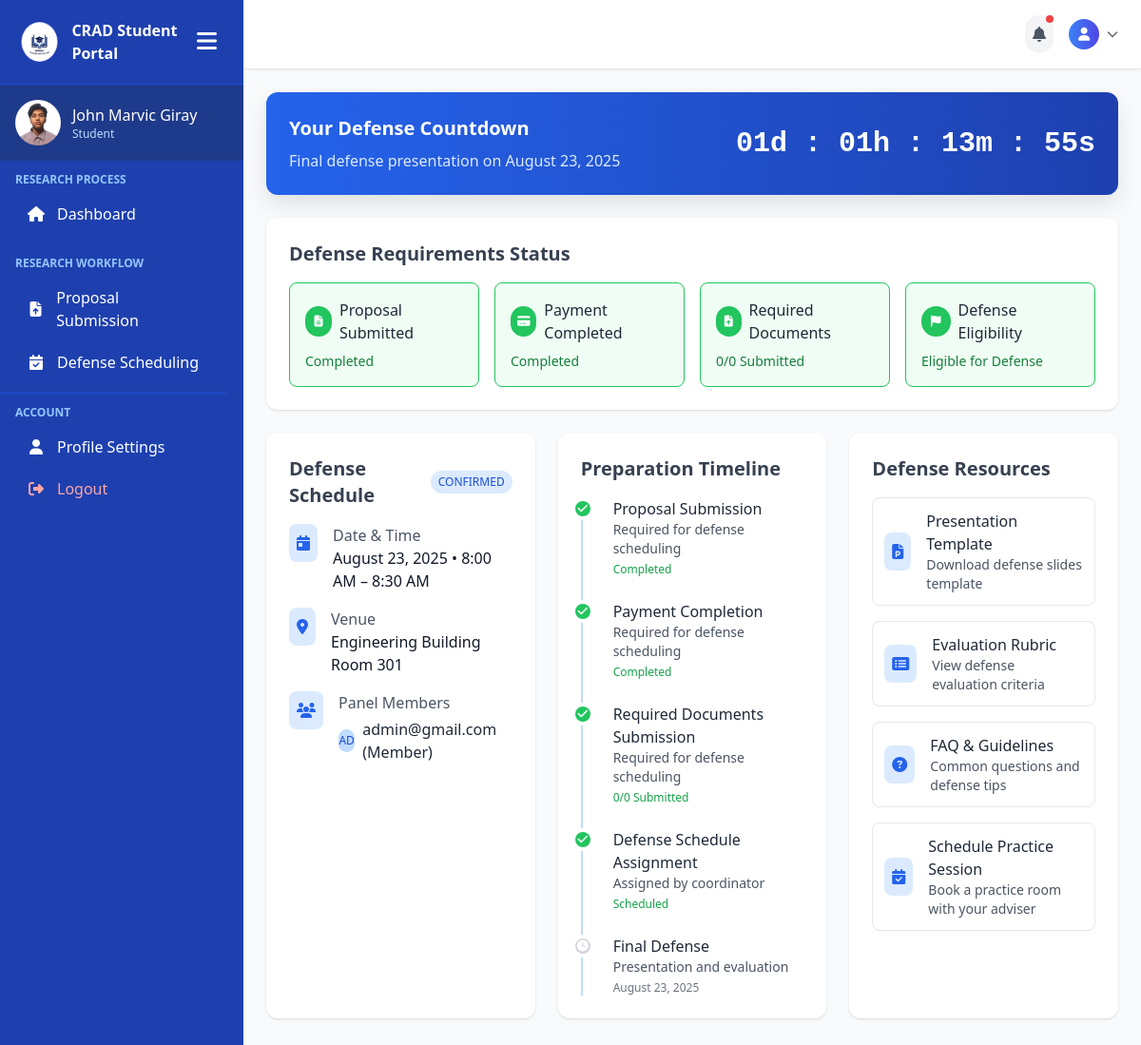
Page /student_pages/defense.php (signed in) on the committed database.
### tables this page shows
CREATE TABLE `student_profiles` (
  `id` int(11) NOT NULL,
  `user_id` int(11) NOT NULL,
  `school_id` varchar(50) NOT NULL,
  `full_name` varchar(100) NOT NULL,
  `department` varchar(100) NOT NULL,
  `section` varchar(50) NOT NULL,
  `school_year` varchar(20) NOT NULL,
  `created_at` timestamp NOT NULL DEFAULT current_timestamp(),
  `updated_at` timestamp NOT NULL DEFAULT current_timestamp() ON UPDATE current_timestamp()
);

CREATE TABLE `user_tbl` (
  `user_id` int(11) NOT NULL,
  `email` varchar(150) NOT NULL,
  `password` varchar(255) NOT NULL,
  `role` enum('Admin','Faculty','Student') NOT NULL DEFAULT 'Student',
  `created_at` timestamp NOT NULL DEFAULT current_timestamp()
);

CREATE TABLE `defense_schedules` (
  `id` int(11) NOT NULL,
  `group_id` int(11) DEFAULT NULL,
  `defense_date` date DEFAULT NULL,
  `start_time` time DEFAULT NULL,
  `end_time` time DEFAULT NULL,
  `room_id` int(11) DEFAULT NULL,
  `status` enum('scheduled','completed','cancelled') DEFAULT 'scheduled',
  `created_at` timestamp NOT NULL DEFAULT current_timestamp()
);

CREATE TABLE `rooms` (
  `id` int(11) NOT NULL,
  `room_name` varchar(50) DEFAULT NULL,
  `building` varchar(100) DEFAULT NULL,
  `capacity` int(11) DEFAULT NULL
);

CREATE TABLE `defense_panel` (
  `id` int(11) NOT NULL,
  `defense_id` int(11) NOT NULL,
  `faculty_id` int(11) NOT NULL,
  `role` enum('chair','member') DEFAULT 'member',
  `created_at` timestamp NOT NULL DEFAULT current_timestamp()
);

### student_pages/defense.php (the view, shortened to what the rows shown need)
<?php
include('../includes/connection.php');
$user_id = $_SESSION['user_id'];
$group_query = "SELECT g.*, gm.student_id
                FROM groups g
                JOIN group_members gm ON g.id = gm.group_id
                WHERE gm.student_id = '$user_id'";
$group_result = mysqli_query($conn, $group_query);
$has_group = mysqli_num_rows($group_result) > 0;
$defense_schedule = null;
$panel_members = [];
if ($has_group) {
    $group = mysqli_fetch_assoc($group_result);
    $group_id = $group['id'];
    $defense_query = "SELECT ds.*, r.room_name, r.building
                     FROM defense_schedules ds
                     LEFT JOIN rooms r ON ds.room_id = r.id
                     WHERE ds.group_id = '$group_id'";
    $defense_result = mysqli_query($conn, $defense_query);
    if (mysqli_num_rows($defense_result) > 0) {
        $defense_schedule = mysqli_fetch_assoc($defense_result);
        $panel_query = "SELECT u.user_id, u.email, dp.role
                       FROM defense_panel dp
                       JOIN user_tbl u ON dp.faculty_id = u.user_id
                       WHERE dp.defense_id = '{$defense_schedule['id']}'
                       ORDER BY dp.role";
        $panel_result = mysqli_query($conn, $panel_query);
        while ($panel = mysqli_fetch_assoc($panel_result)) {
            $panel_members[] = $panel;
        }
    }
}
?>
<!DOCTYPE html>
<html lang="en">
<head>
    <script src="https://cdn.tailwindcss.com"></script>
    <link rel="stylesheet" href="https://cdnjs.cloudflare.com/ajax/libs/font-awesome/6.4.0/css/all.min.css">
</head>
<body class="bg-gray-50 text-gray-800 font-sans">
    <div class="flex min-h-screen">
        <?php include('../includes/student-sidebar.php'); ?>
        <main class="flex-1 overflow-y-auto p-6">
            <?php if ($defense_schedule): ?>
            <div class="bg-gradient-to-r from-blue-600 to-blue-800 text-white rounded-xl p-6 mb-6 floating-panel">
                <div class="flex flex-col md:flex-row items-center justify-between">
                    <div class="mb-4 md:mb-0">
                        <h2 class="text-xl font-bold mb-2">Your Defense Countdown</h2>
                        <p class="text-blue-100">Final defense presentation on <?php echo date('F j, Y', strtotime($defense_schedule['defense_date'])); ?></p>
                    </div>
                    <div class="countdown-timer text-3xl font-bold">
                        <span id="days">00</span>d :
                        <span id="hours">00</span>h :
                        <span id="minutes">00</span>m :
                        <span id="seconds">00</span>s
                    </div>
                </div>
            </div>
            <?php endif; ?>
            <div class="bg-white p-6 rounded-xl shadow hover:shadow-lg transition duration-300 mb-6">
                <h2 class="text-xl font-semibold text-gray-700 mb-4">Defense Requirements Status</h2>
            </div>
            <div class="grid grid-cols-1 lg:grid-cols-3 gap-6 mb-6">
                <?php if ($defense_schedule): ?>
                <div class="bg-white p-6 rounded-xl shadow hover:shadow-lg transition duration-300">
                    <div class="flex items-center justify-between mb-4">
                        <h2 class="text-xl font-semibold text-gray-700">Defense Schedule</h2>
                        <div class="bg-blue-100 text-blue-700 text-xs font-medium px-2 py-1 rounded-full">
                            CONFIRMED
                        </div>
                    </div>
                    <div class="space-y-4">
                        <div class="flex items-start">
                            <div class="p-2 bg-blue-100 text-blue-600 rounded-lg mr-4">
                                <i class="fas fa-calendar-day"></i>
                            </div>
                            <div>
                                <h3 class="font-medium text-gray-600">Date & Time</h3>
                                <p class="text-gray-900"><?php echo date('F j, Y', strtotime($defense_schedule['defense_date'])); ?> • <?php echo date('g:i A', strtotime($defense_schedule['start_time'])); ?> – <?php echo date('g:i A', strtotime($defense_schedule['end_time'])); ?></p>
                            </div>
                        </div>
                        <?php if (!empty($defense_schedule['building']) && !empty($defense_schedule['room_name'])): ?>
                        <div class="flex items-start">
                            <div class="p-2 bg-blue-100 text-blue-600 rounded-lg mr-4">
                                <i class="fas fa-map-marker-alt"></i>
                            </div>
                            <div>
                                <h3 class="font-medium text-gray-600">Venue</h3>
                                <p class="text-gray-900"><?php echo $defense_schedule['building'] . ' ' . $defense_schedule['room_name']; ?></p>
                            </div>
                        </div>
                        <?php endif; ?>
                        <?php if (!empty($panel_members)): ?>
                        <div class="flex items-start">
                            <div class="p-2 bg-blue-100 text-blue-600 rounded-lg mr-4">
                                <i class="fas fa-users"></i>
                            </div>
                            <div>
                                <h3 class="font-medium text-gray-600">Panel Members</h3>
                                <div class="mt-1 space-y-2">
                                    <?php foreach ($panel_members as $panel):
                                        $initials = substr($panel['email'], 0, 2);
                                        $colors = ['blue', 'purple', 'green', 'yellow', 'red'];
                                        $color = $colors[array_rand($colors)];
                                    ?>
                                    <div class="flex items-center">
                                        <div class="w-6 h-6 rounded-full bg-<?php echo $color; ?>-200 flex items-center justify-center text-<?php echo $color; ?>-700 text-xs mr-2">
                                            <?php echo strtoupper($initials); ?>
                                        </div>
                                        <span>
                                            <?php
                                            echo $panel['email'] . ' (' . ucfirst($panel['role']) . ')';
                                            ?>
                                        </span>
                                    </div>
                                    <?php endforeach; ?>
                                </div>
                            </div>
                        </div>
                        <?php endif; ?>
                    </div>
                </div>
                <?php endif; ?>
                <div class="bg-white p-6 rounded-xl shadow hover:shadow-lg transition duration-300">
                    <h2 class="text-xl font-semibold text-gray-700 mb-4">Preparation Timeline</h2>
                    <div class="relative">
                        <div class="border-l-2 border-blue-200 pl-6 space-y-6">
                            <div class="relative">
                                <div class="pl-2">
                                    <h3 class="font-medium">Final Defense</h3>
                                    <p class="text-sm text-gray-600">Presentation and evaluation</p>
                                    <p class="text-xs <?php echo ($defense_schedule && strtotime($defense_schedule['defense_date']) < time()) ? 'text-green-600' : 'text-gray-500'; ?> mt-1">
                                        <?php echo ($defense_schedule) ? date('F j, Y', strtotime($defense_schedule['defense_date'])) : 'Not Scheduled'; ?>
                                    </p>
                                </div>
                            </div>
                        </div>
                    </div>
                </div>
                <div class="bg-white p-6 rounded-xl shadow hover:shadow-lg transition duration-300">
                    <h2 class="text-xl font-semibold text-gray-700 mb-4">Defense Resources</h2>
                </div>
            </div>
        </main>
    </div>
</body>
</html>

### includes/student-sidebar.php (shortened to what the rows shown need)
<?php
include("../includes/connection.php");
$user_id = $_SESSION['user_id'];
$sql = "SELECT u.role, sp.full_name
        FROM user_tbl u
        LEFT JOIN student_profiles sp ON u.user_id = sp.user_id
        WHERE u.user_id = ?";
$stmt = $conn->prepare($sql);
$stmt->bind_param("i", $user_id);
$stmt->execute();
$result = $stmt->get_result();
$user = $result->fetch_assoc();
$role = $user['role'];
$full_name = $user['full_name'] ?? 'User';
?>
<!DOCTYPE html>
<html lang="en">
<head>
    <script src="https://cdn.tailwindcss.com"></script>
    <link rel="stylesheet" href="https://cdnjs.cloudflare.com/ajax/libs/font-awesome/6.5.0/css/all.min.css">
</head>
<body>
<div class="sidebar sidebar-transition bg-blue-800 text-white flex flex-col hidden md:flex h-screen w-64" id="sidebar">
    <div class="p-4 flex items-center space-x-3 bg-blue-900">
        <div>
            <p class="font-medium profile-name"><?php echo htmlspecialchars($full_name); ?></p>
            <p class="text-xs text-blue-200 profile-role"><?php echo htmlspecialchars(ucfirst($role)); ?></p>
        </div>
    </div>
</div>
</body>
</html>

### rows in the picture
student_profiles: full_name "John Marvic Giray", user.role "Student"
defense_schedules: defense_date "August 23, 2025", start_time "8:00 AM", end_time "8:30 AM", room.building "Engineering Building", room.room_name "Room 301"
defense_panel: user_tbl.email "AD", user_tbl.email "admin@gmail.com", role "Member"

### other values in the picture
$requirements_status['documents_submitted'] "0"
$requirements_status['total_required_docs'] "0"
